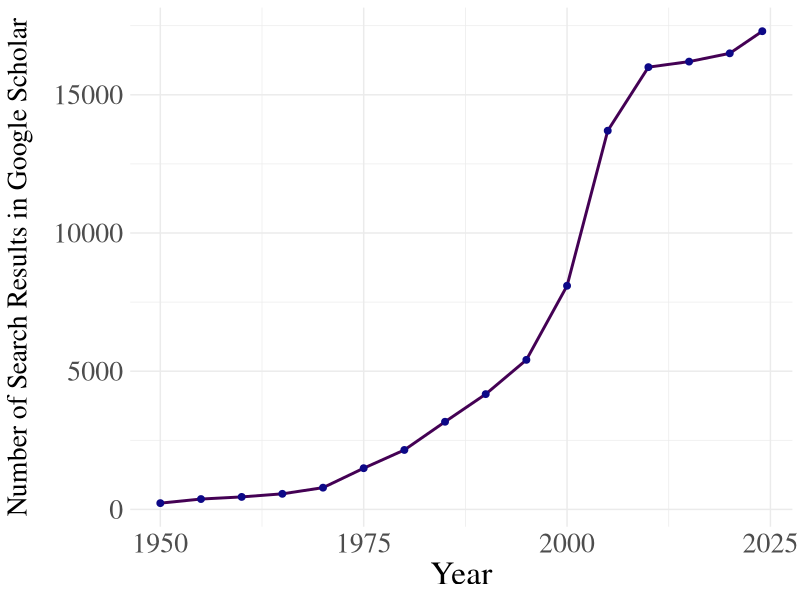

Write the R code that produced this figure.
library(ggplot2)
library(viridis)

# Your data
data_time <- data.frame(
  Year = c(1950, 1955, 1960, 1965, 1970, 1975, 1980, 1985, 1990, 1995, 2000, 2005, 2010, 2015, 2020, 2024),
  Value = c(226, 374, 451, 563, 786, 1490, 2150, 3170, 4170, 5410, 8090, 13700, 16000, 16200, 16500, 17300)
)

# Create a line plot
ggplot(data_time, aes(x = Year, y = Value)) +
  geom_line(color = viridis(1, option = "viridis"), size = 1) + 
  geom_point(size = 2, color = viridis(1, option = "plasma")) +  
  theme_minimal() +
  labs(
    x = "Year",
    y = "Number of Search Results in Google Scholar"
  ) +
  theme(
    text = element_text(family = "serif"),
    plot.title = element_text(size = 24),
    axis.text.x = element_text(size = 20),
    axis.text.y = element_text(size = 20),
    axis.title.y = element_text(size = 20, margin = margin(r = 15)),
    axis.title.x = element_text(size = 24)  
  )
